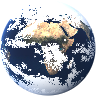

Here is the Python script that generated this plot:
# a small lit Earth sprite (orthographic view of the house day map + clouds, blue rim), for "a ball made of Earths" (#51)
import numpy as np
from PIL import Image
day = np.asarray(Image.open('earth_atmos_2048.jpg').convert('RGB')).astype(float) / 255
cl = np.asarray(Image.open('earth_clouds_1024.png').convert('L').resize((2048, 1024))).astype(float) / 255
def make(N, lon0, out):
    y, x = np.mgrid[0:N, 0:N]; u = (x + .5) / N * 2 - 1; v = 1 - (y + .5) / N * 2; r2 = u * u + v * v; m = r2 <= 1
    z = np.sqrt(np.clip(1 - r2, 0, 1)); lat = np.arcsin(np.clip(v, -1, 1)); lon = np.arctan2(u, z) + lon0
    tx = ((lon / (2 * np.pi) + .5) % 1 * 2047).astype(int); ty = ((.5 - lat / np.pi) * 1023).astype(int)
    c = day[ty, tx]; k = cl[ty, tx][..., None]; c = c * (1 - .75 * k) + .95 * k
    L = np.array([-.3, .3, .9]); L /= np.linalg.norm(L); d = u * L[0] + v * L[1] + z * L[2]
    lit = np.clip(d * 1.0 + .25, 0, 1) ** .7; col = c * (.05 + 1.1 * lit[..., None])
    rim = (1 - z) ** 2.6; col += np.array([.3, .55, 1.0]) * (rim * (.15 + .85 * np.clip(d + .4, 0, 1)))[..., None]
    a = np.clip((1 - np.sqrt(r2)) * N * .5, 0, 1); img = np.dstack([np.clip(col, 0, 1) * 255, a * 255]).astype(np.uint8); img[~m] = 0
    Image.fromarray(img, 'RGBA').save(out)
make(96, 0.3, 'earth_ico.png'); make(96, 2.4, 'earth_ico2.png'); make(96, 4.4, 'earth_ico3.png'); print('ok')
